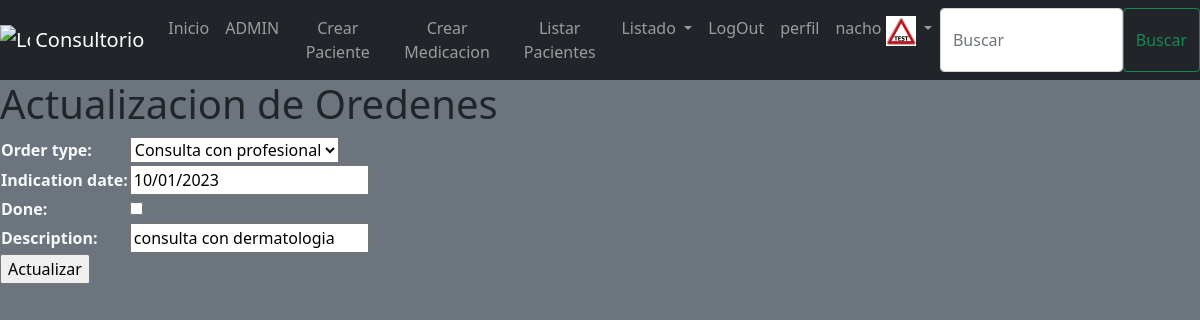
Screenshot of /update-order/3/ (signed in) with the database file from the repository.
### users/models.py (models this page shows, shortened)
class UserProfile(models.Model):
    user = models.OneToOneField(User, on_delete=models.CASCADE, related_name = "profile")
    age = models.IntegerField(null = True, blank=True)
    dni = models.IntegerField(null = True, blank=True)
    birth_date = models.DateField(null = True, blank=True)
    affiliate_code = models.IntegerField(null = True, blank=True)
    phone = models.CharField(null = True, blank=True, max_length=100)
    profile_img = models.ImageField(upload_to="profile_images", null = True, blank=True)
    class Meta:
        verbose_name = 'Perfil'
        verbose_name_plural = 'Perfiles'

### Consultorio/models.py (models this page shows, shortened)
class Orders(models.Model):
    order_choices = (
        ("Laboratorio", "Laboratorio"),
        ("Consulta con profesional", "Consulta con profesional"),
        ("Estudios", "Estudios"),
        ("Otros", "Otros"),
    )
    order_type = models.CharField(choices=order_choices, max_length=100)
    indication_date = models.DateField(blank=False)
    done = models.BooleanField(default=False)
    description = models.CharField(max_length=200)
    class Meta:
        verbose_name = 'Orden'
        verbose_name_plural = 'Ordenes'
    patient = models.ForeignKey(Patient, null=True, on_delete=models.SET_NULL)

### Consultorio/views.py (the view)
# urls.py: path("update-order/<int:pk>/", OrderUpdate.as_view()),
class OrderUpdate(UpdateView):
    model = Orders
    fields = ["order_type", "indication_date", "done", "description"]
    template_name= "orders/update_order.html"
    success_url ="/list-orders/"

### Templates/orders/update_order.html (shortened to what this page needs)
{% extends 'base.html' %}
{% block content %}
    <h1>Actualizacion de Oredenes</h1>
    {% if form %}
        <form class="text-light" method="POST">
            <table>
                {{form.as_table}}
            </table>
            <input type="submit" value="Actualizar">
        </form>
    {% endif %}
{% endblock %}

### Templates/Base.html (shortened to what this page needs)
<!DOCTYPE html>
<html lang="en">
<head>
    <link href="https://cdn.jsdelivr.net/npm/bootstrap@5.0.2/dist/css/bootstrap.min.css" rel="stylesheet"
 />
    <link rel="stylesheet" href="https://cdn.jsdelivr.net/npm/bootstrap-icons@1.10.3/font/bootstrap-icons.css" />
</head>
{% block header %}
<header>
    <nav class="navbar navbar-expand-lg navbar-dark bg-dark flex">
        <a class="navbar-brand" href="/">
            <img src="https://encrypted-tbn0.gstatic.com/images?q=tbn:ANd9GcT5LlQCrw7Yh54_ZSyfxi5tbiYgh6i9SNdgrQ&usqp=CAU"
                width="30" height="30" class="d-inline-block align-top" alt="Logo Coder" />
            Consultorio
        </a>
        <div class="collapse navbar-collapse" id="navbarNavAltMarkup">
            <div class="navbar-nav text-center">
                <a class="nav-item nav-link" href="/">Inicio</a>
                {% if request.user.is_superuser %}
                <a class="nav-item nav-link" href="/admin/">ADMIN</a>
                <a class="nav-item nav-link" href="/create-patient/">Crear Paciente</a>
                <a class="nav-item nav-link" href="/create-medicine/">Crear Medicacion</a>
                {% endif %}
                <a class="nav-item nav-link" href="/list-patients/">Listar Pacientes</a>
                <li class="nav-item dropdown">
                    <a class="nav-link dropdown-toggle" href="#" id="navbarDropdown" role="button"
                        data-toggle="dropdown" aria-haspopup="true" aria-expanded="false">
                        Listado
                    </a>
                </li>
                {% if request.user.is_authenticated %}
                <li class="nav-item">
                    <a class="nav-link" href="/logout/">LogOut</a>
                </li>
                <li class="nav-item">
                    <a class="nav-link" href="/user-profile/">perfil</a>
                </li>
                <li class="nav-item dropdown">
                    <a class="nav-link dropdown-toggle" href="#" id="navbarDropdown" role="button"
                        data-toggle="dropdown" aria-haspopup="true" aria-expanded="false">
                        {{user.username}} {% if request.user.profile.profile_img.url != ""%}
                        <img src="{{request.user.profile.profile_img.url}}" width="30" height="30"
                            class="d-inline-block align-top" alt="Logo Coder" />
                        {% endif %}
                    </a>
                </li>
                {% endif %} {% block navbar %}
                <form class="form-inline my-2 my-lg-0 d-flex" action="" method="GET">
                    <input class="form-control mr-sm-2" type="search" placeholder="Buscar" aria-label="Search"
                        name="search" />
                    <button class="btn btn-outline-success my-2 my-sm-0" type="submit">
                        Buscar
                    </button>
                </form>
                {% endblock %}
            </div>
        </div>
    </nav>
</header>
{% endblock header %}
<body class="bg-secondary">
    {% block content %} {% endblock %}
    <link rel="stylesheet"
        href="https://cdnjs.cloudflare.com/ajax/libs/bootstrap-datepicker/1.4.1/css/bootstrap-datepicker3.css" />
</body>
</html>

### rows the page displays
Orders: order_type "Consulta con profesional", indication_date "10/01/2023", description "consulta con dermatologia"

### other values shown
{{ user.username }} "nacho"
